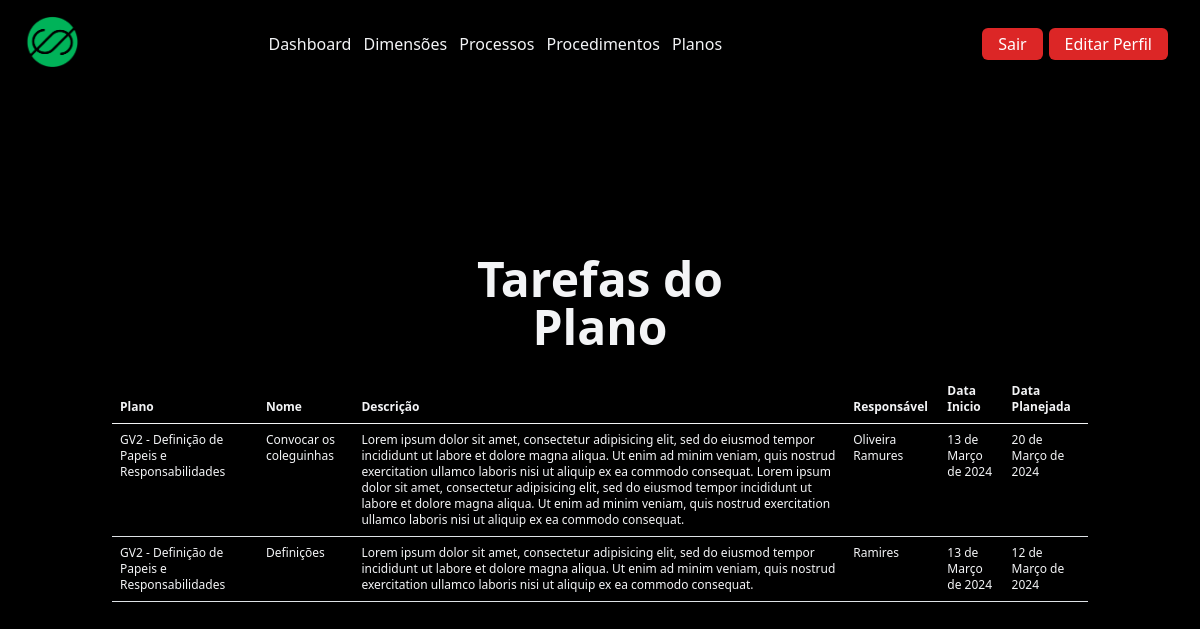
Screenshot of /tarefas/4 (signed in) with the database file from the repository.
### grc/models.py (models this page shows, shortened)
class Tarefa(models.Model):
    plano = models.ForeignKey('Plano', related_name="tarefa", on_delete=models.CASCADE)
    nome = models.CharField(max_length=100)
    descricao = models.TextField(max_length=1000)
    responsavel = models.CharField(max_length=100, null=True)
    status = models.CharField(max_length=15, choices=LISTA_STATUS)
    data_inicio = models.DateField(default=timezone.now)
    data_planejada = models.DateField(default=None)
    data_conclusao = models.DateField(default=None)

class Plano(models.Model):
    procedimento = models.ForeignKey('Procedimento', related_name="plano", on_delete=models.CASCADE)
    nome = models.CharField(max_length=100)
    descricao = models.TextField(max_length=1000)
    responsavel = models.CharField(max_length=100, null=True)
    status = models.CharField(max_length=15, choices=LISTA_STATUS)
    data_inicio = models.DateField(default=timezone.now)
    data_planejada = models.DateField(default=None)
    data_conclusao = models.DateField(default=None)
    def __str__(self):
        return  self.procedimento.nic + ' - ' + self.nome

class Procedimento(models.Model):
    processo = models.ForeignKey('Processo', related_name="procedimento", on_delete=models.CASCADE)
    nic = models.CharField(max_length=10)
    descricao = models.TextField(max_length=1000)
    atendida = models.CharField(max_length=15, choices=LISTA_SITUACAO)
    data_conclusao = models.DateField(default=None)

### grc/views.py (the view)
# urls.py: path('tarefas/<int:plano_id>', Tarefas.as_view(), name='tarefas'),
class Tarefas(LoginRequiredMixin, ListView):
    template_name = "tarefas.html"
    model = Tarefa
    def get_context_data(self, **kwargs):
        context = super().get_context_data(**kwargs)
        plano = self.kwargs.get('plano_id')
        tarefas_plano = Tarefa.objects.filter(plano=plano)
        context["tarefas_plano"] = tarefas_plano
        return context

### grc/novos_context.py (called while the page is built)
def lista_dimensoes(request):
    lista_dimensoes = Dimension.objects.all()
    return {"lista_dimensoes": lista_dimensoes}

def lista_processos(request):
    lista_processos = Processo.objects.all()
    return {'lista_processos': lista_processos}

def lista_procedimentos(request):
    lista_procedimentos = Procedimento.objects.all()
    return {'lista_procedimentos': lista_procedimentos}

def proc_por_dimensao(request):
    proc_por_dimensao = Dimension.objects.all().prefetch_related('processo')
    return {'proc_por_dimensao': proc_por_dimensao}

### grc/templates/tarefas.html (shortened to what this page needs)
{% extends 'base.html' %}
{% load static %}
{% block content %}
<header class="min-h-screen bg-black bg-opacity-75 bg-blend-overlay showcase border-gray-600 border-b-8 flex justify-center items-center bg-no-repeat">
     <div class="container mt-14 mx-auto">
        <div class="z-10 h-full py-32 md:py-0 text-gray-100 text-center flex items-center flex-col">
            <div class ="w-1/3 flex justify-start">
                <h1 class=" font-semibold text-4xl md:text-5xl  mt-4  md:wd-3/4 text-center" >
                    Tarefas do Plano
                </h1>
            </div>
        </div>
        <div class="container-sm text-gray-100  mt-4 ">
            <table class="table table-auto text-xs table-responsive-md text-gray-100 mx-auto">
                <thead>
                  <tr>
                      <th>Plano</th>
                      <th>Nome</th>
                      <th>Descrição</th>
                      <th>Responsável</th>
                      <th>Data Inicio</th>
                      <th>Data Planejada</th>
                  </tr>
                </thead>
                <tbody>
                {% for tarefa in tarefas_plano%}
                <tr>
                    <td>
                        <ul>
                            <li>{{ tarefa.plano }}</li>
                        </ul>
                    </td>
                    <td>
                        <ul>
                            <li>{{ tarefa.nome }}</li>
                        </ul>
                    </td>
                    <td>
                        <ul>
                            <li>{{ tarefa.descricao }}</li>
                        </ul>
                    </td>
                        <td>
                            <ul>
                                <li>{{ tarefa.responsavel }}</li>
                            </ul>
                        </td>
                        <td>
                            <ul>
                                <li>{{ tarefa.data_inicio }}</li>
                            </ul>
                        </td>
                        <td>
                            <ul>
                                <li>{{ tarefa.data_planejada }}</li>
                            </ul>
                        </td>
                </tr>
                {% endfor %}
            </tbody>
            </table>
        </div>
    </div>
</header>
{% endblock %}

### rows the page displays
Tarefa: plano "GV2 - Definição de Papeis e Responsabilidades", nome "Convocar os coleguinhas", descricao "Lorem ipsum dolor sit amet, consectetur adipisicing elit, sed do eiusmod tempor incididunt ut labore et dolore magna aliqua. Ut enim ad minim veniam, quis nostrud exercitation ullamco laboris nisi ut aliquip ex ea commodo consequat. Lorem ipsum dolor sit amet, consectetur adipisicing elit, sed do eiusmod tempor incididunt ut labore et dolore magna aliqua. Ut enim ad minim veniam, quis nostrud exercitation ullamco laboris nisi ut aliquip ex ea commodo consequat.", responsavel "Oliveira Ramures", data_inicio "13 de Março de 2024", data_planejada "20 de Março de 2024"
Tarefa: plano "GV2 - Definição de Papeis e Responsabilidades", nome "Definições", descricao "Lorem ipsum dolor sit amet, consectetur adipisicing elit, sed do eiusmod tempor incididunt ut labore et dolore magna aliqua. Ut enim ad minim veniam, quis nostrud exercitation ullamco laboris nisi ut aliquip ex ea commodo consequat.", responsavel "Ramires", data_inicio "13 de Março de 2024", data_planejada "12 de Março de 2024"
